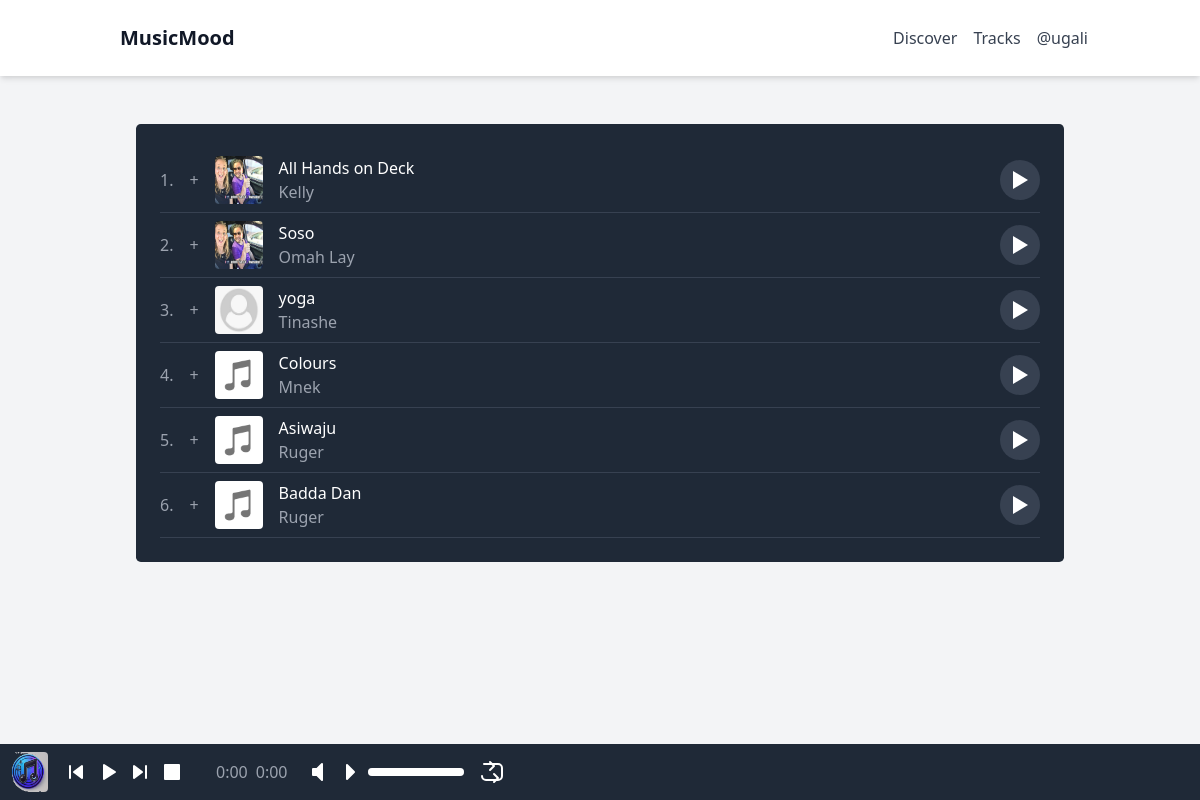
Page /song/song_list (signed in) on the earlier database version.
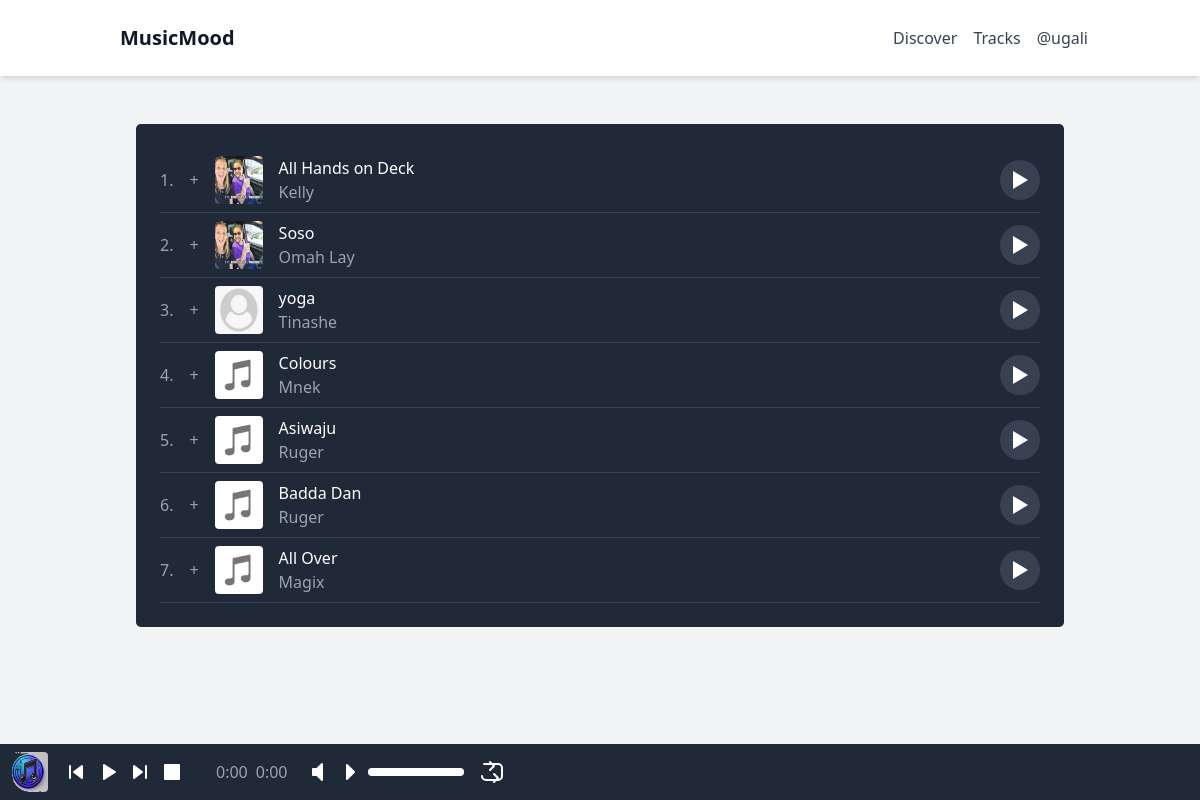
Same page on the later database version.
### app/models.py (models this page shows, shortened)
class Users(db.Model, UserMixin):
    id = db.Column(db.String(36), primary_key=True, default=lambda: str(uuid.uuid4()))
    username = db.Column(db.String(20), nullable=False, unique=True)
    name = db.Column(db.String(200), nullable=False)
    email = db.Column(db.String(120), nullable=False, unique=True)
    favorite_color = db.Column(db.String(120))
    date_added = db.Column(db.DateTime, nullable=False, default=datetime.utcnow)
    profile_pic = db.Column(db.String(255), nullable=True)
    is_admin = db.Column(db.Boolean, default=False)
    is_creater = db.Column(db.Boolean, default=False)
    playlists = db.relationship('Playlist', back_populates='user', cascade='all, delete-orphan')
    password_hash = db.Column(db.String(256))

class Song(db.Model):
    id = db.Column(db.String(36), primary_key=True, default=lambda: str(uuid.uuid4()))
    title = db.Column(db.String(100), nullable=False)
    artist = db.Column(db.String(100), nullable=False)
    album = db.Column(db.String(100), nullable=True)
    genre = db.Column(db.String(50), nullable=True)
    release_date = db.Column(db.Date, nullable=True)
    date_added = db.Column(db.DateTime, nullable=False, default=datetime.utcnow)
    song_file = db.Column(db.String(255), nullable=False)
    song_profile = db.Column(db.String(255), nullable=True)

### app/routes.py (the view)
@main.route('/song/song_list')
@login_required
def songs():
    songs = Song.query.all()
    return render_template('songs.html', songs=songs)

### app/__init__.py (called while the page is built)
def create_app():
    app = Flask(__name__)
    app.config.from_object(Config)
    db.init_app(app)
    migrate = Migrate(app, db)
    from .routes import main
    from .auth import auth  # Import the auth Blueprint
    app.register_blueprint(main)
    app.register_blueprint(auth, url_prefix='/auth')  # Register the auth Blueprint with a URL prefix
    login_manager = LoginManager()
    login_manager.init_app(app)
    login_manager.login_view = 'auth.login'
    @login_manager.user_loader
    def load_user(user_id):
        return Users.query.get(str(user_id))
    @app.errorhandler(404)
    def page_not_found(e):
        return render_template('404.html'), 404
    return app

### app/templates/songs.html
{% extends 'base.html' %}
{% block content %}
<main class="p-4">
    <div class="song-list bg-gray-800 p-4 rounded-lg">
        {% for song in songs %}
        <div class="song-item flex items-center justify-between py-2 border-b border-gray-700">
            <div class="flex items-center space-x-4">
                <span class="text-gray-400">{{ loop.index }}.</span>
                <button class="text-gray-400">+</button>
                <img src="{{ url_for('static', filename=song.song_profile if song.song_profile else 'img/default.png') }}" alt="Song Cover" class="w-12 h-12 rounded">
                <div>
                    <p class="text-white">{{ song.title }}</p>
                    <p class="text-gray-400">{{ song.artist }}</p>
                </div>
            </div>
            <div class="flex items-center space-x-2">
                <button class="text-white bg-gray-700 hover:bg-gray-600 rounded-full p-2 play-button" data-url="{{ url_for('static', filename=song.song_file) }}" data-title="{{ song.title }}" data-artist="{{ song.artist }}">
                    <svg xmlns="http://www.w3.org/2000/svg" class="h-6 w-6" fill="currentColor" viewBox="0 0 24 24">
                        <path d="M5 3v18l15-9-15-9z" />
                    </svg>
                </button>
            </div>
        </div>
        {% endfor %}
    </div>
</main>
{% endblock %}

### app/templates/base.html (shortened to what this page needs)
<!DOCTYPE html>
<html lang="en">
<head>
    <link href="https://stackpath.bootstrapcdn.com/bootstrap/4.5.2/css/bootstrap.min.css" rel="stylesheet">
    <link href="https://cdn.jsdelivr.net/npm/tailwindcss@2.2.19/dist/tailwind.min.css" rel="stylesheet">
</head>
<body class="bg-gray-100 text-gray-900 flex flex-col min-h-screen">
    <header class="bg-white shadow-md w-full">
        <div class="container mx-auto flex justify-between items-center p-4">
            <div class="logo flex items-center">
                <a href="{{ url_for('main.songs') }}" class="text-xl font-semibold ml-2">MusicMood</a>
            </div>
            <nav class="flex items-center space-x-4">
                <a href="{{ url_for('main.songs')}}" class="text-gray-700 hover:text-gray-900">Discover</a>
                <a href="{{ url_for('main.songs')}}" class="text-gray-700 hover:text-gray-900">Tracks</a>
                {% if current_user.is_authenticated %}
                    <a href="{{ url_for('auth.profile')}}" class="text-gray-700 hover:text-gray-900">@{{ current_user.username }}</a>
                {% endif %}
            </nav>
        </div>
    </header>
    <div id="content" class="flex-grow container mx-auto p-4">
        {% block content %}
        {% endblock %}
    </div>
    <footer class="fixed bottom-0 left-0 w-full bg-gray-800 p-2 flex items-center justify-between z-50">
        <div id="jp_container" class="jp-audio flex items-center w-full" role="application" aria-label="media player">
            <div class="flex items-center space-x-4">
                <div class="flex items-center space-x-4">
                    <img id="jp_cover" src="{{ url_for('static', filename='img/default.png') }}" alt="Cover Image" class="h-10 w-10 rounded">
                </div>
                <div class="jp-controls flex items-center space-x-2 mx-auto">
                    <button class="jp-previous text-white focus:outline-none" role="button" tabindex="0" aria-label="Previous">
                        <svg width="24" height="24" fill="none">
                            <path d="M10 12l8-6v12l-8-6Z" fill="currentColor" stroke="currentColor" stroke-width="2" stroke-linecap="round" stroke-linejoin="round" />
                            <path d="M6 6v12" stroke="currentColor" stroke-width="2" stroke-linecap="round" stroke-linejoin="round" />
                        </svg>
                    </button>
                    <button class="jp-play text-white focus:outline-none" role="button" tabindex="0" aria-label="Play">
                        <svg width="24" height="24" fill="none">
                            <path d="M8 5v14l11-7L8 5z" fill="currentColor" stroke="currentColor" stroke-width="2" stroke-linecap="round" stroke-linejoin="round" />
                        </svg>
                    </button>
                    <button class="jp-next text-white focus:outline-none" role="button" tabindex="0" aria-label="Next">
                        <svg width="24" height="24" fill="none">
                            <path d="M14 12L6 6v12l8-6Z" fill="currentColor" stroke="currentColor" stroke-width="2" stroke-linecap="round" stroke-linejoin="round" />
                            <path d="M18 6v12" stroke="currentColor" stroke-width="2" stroke-linecap="round" stroke-linejoin="round" />
                        </svg>
                    </button>
                    <button class="jp-stop text-white focus:outline-none" role="button" tabindex="0" aria-label="Stop">
                        <svg width="24" height="24" fill="none">
                            <rect x="5" y="5" width="14" height="14" fill="currentColor" stroke="currentColor" stroke-width="2" stroke-linecap="round" stroke-linejoin="round" />
                        </svg>
                    </button>
                </div>
                <div class="jp-time-holder flex items-center space-x-2 text-gray-400">
                    <div class="jp-current-time" role="timer" aria-label="time">0:00</div>
                    <div class="jp-duration" role="timer" aria-label="duration">0:00</div>
                </div>
                <div class="jp-volume-controls flex items-center space-x-2">
                    <button class="jp-mute text-white focus:outline-none" role="button" tabindex="0" aria-label="Mute">
                        <svg width="24" height="24" fill="none">
                            <path d="M9 9v6h4l5 5V4l-5 5H9z" fill="currentColor" stroke="currentColor" stroke-width="2" stroke-linecap="round" stroke-linejoin="round" />
                        </svg>
                    </button>
                    <button class="jp-volume-max text-white focus:outline-none" role="button" tabindex="0" aria-label="Max Volume">
                        <svg width="24" height="24" fill="none">
                            <path d="M11 5v14l7-7-7-7z" fill="currentColor" stroke="currentColor" stroke-width="2" stroke-linecap="round" stroke-linejoin="round" />
                        </svg>
                    </button>
                    <div class="jp-volume-bar bg-gray-600 rounded h-2 cursor-pointer w-24">
                        <div class="jp-volume-bar-value bg-white h-2 rounded"></div>
                    </div>
                </div>
                <div class="jp-toggles flex items-center space-x-2">
                    <button class="jp-repeat text-white focus:outline-none" role="button" tabindex="0" aria-label="Repeat">
                    </button>
                </div>
            </div>
        </div>
    </footer>
</body>
</html>

Differences in the rows shown:
added Song: song_profile (placeholder picture), title "All Over", artist "Magix"
